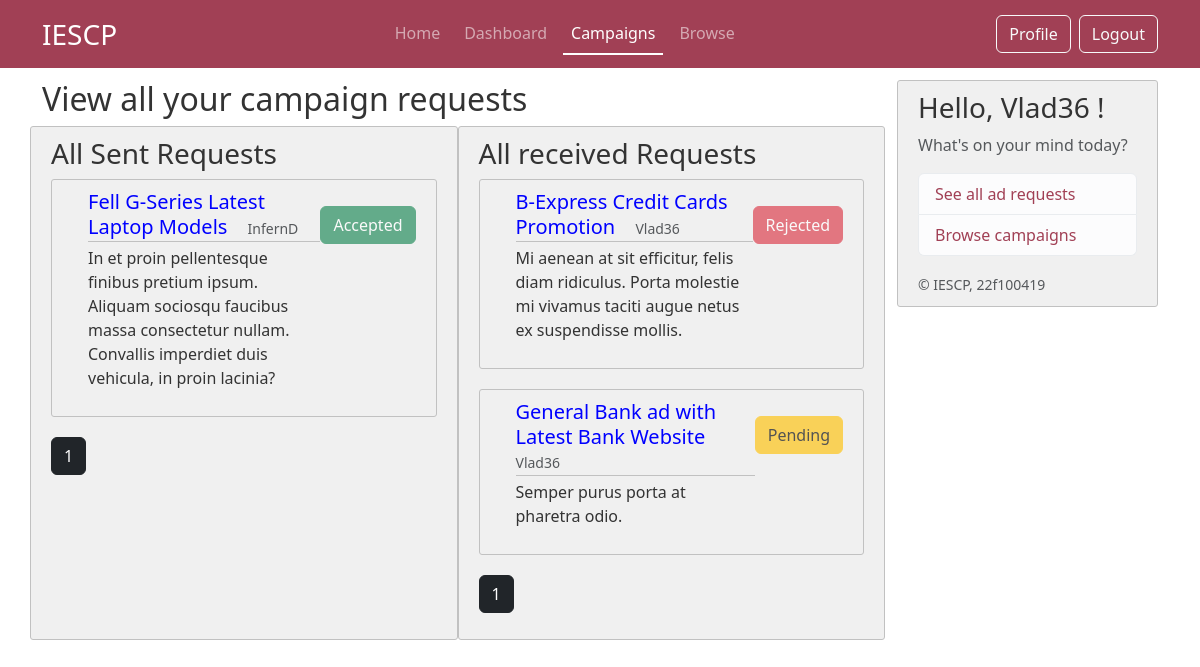
/campaign (signed in), run on the app's committed database.
### iescp/models.py (models this page shows, shortened)
class AdRequest(db.Model):
    id = db.Column(db.Integer, primary_key=True)
    post_id = db.Column(db.Integer, db.ForeignKey('post.id'), nullable=False)
    sender_id = db.Column(db.Integer, db.ForeignKey('commonuser.id'), nullable=False)
    receiver_id = db.Column(db.Integer, db.ForeignKey('commonuser.id'), nullable=False)
    description = db.Column(db.Text, nullable=False)
    budget = db.Column(db.String(20), nullable=False)
    expected_completion_date = db.Column(db.DateTime, nullable=False)
    status = db.Column(db.String(20), nullable=False, default='pending')  # pending, accepted, rejected
    post = db.relationship('Post', backref='ad_requests')
    sender = db.relationship('CommonUser', foreign_keys=[sender_id], backref='sent_ad_requests')
    receiver = db.relationship('CommonUser', foreign_keys=[receiver_id], backref='received_ad_requests')

class Post(db.Model):
     id = db.Column(db.Integer, primary_key=True)
     title = db.Column(db.String(100), nullable =False)
     date_posted = db.Column(db.DateTime, nullable =False, default =datetime.now(timezone.utc))
     description = db.Column(db.Text, nullable =False)
     budget = db.Column(db.String(20), nullable =False)
     industry = db.Column(db.String(20), nullable =False)
     end_date = db.Column(db.DateTime, nullable =False)
     user_id = db.Column(db.Integer,db.ForeignKey('sponsor.id'),nullable= False)
     status = db.Column(db.String(20), nullable=False, default='Public')
     author = db.relationship('Sponsor', backref='posts', lazy=True)
     flag = db.Column(db.String(5), nullable=False, default='No') # flag for admin

class CommonUser(db.Model,UserMixin):
     __tablename__ = 'commonuser'
     id = db.Column(db.Integer, primary_key=True)
     role = db.Column(db.String(25), nullable=False) # sponsor or creator
     username = db.Column(db.String(16), unique=True, nullable =False)
     password = db.Column(db.String(60), nullable =False)
     email = db.Column(db.String(50), unique=True, nullable =False)
     firstname = db.Column(db.String(50), nullable=False)
     lastname = db.Column(db.String(50), nullable=False)
     profile_pic = db.Column(db.String(16), nullable =False, default='default.jpg')
     status = db.Column(db.String(12), nullable= False, default='Public') #public or private profile for browse page
     flag = db.Column(db.String(5), nullable=False, default='No') # flag for admin
     phone_no = db.Column(db.String(16), nullable = False)

### iescp/routes.py (the view)
@app.route("/campaign")
@login_required
def campaign():
     if current_user.role == "Sponsor":
          page = request.args.get('senpage',default=1,type=int)
          sponsor = Sponsor.query.filter_by(common_id = current_user.id).first()
          posts = Post.query.filter_by(author = sponsor).order_by(Post.date_posted.desc()).paginate(page=page, per_page=6)
          return render_template("sponsor/02_sponsor_camp_list.html", title= "Campaigns", ads_posts=posts)
     elif current_user.role == "Creator":
          senpage = request.args.get('senpage',default=1,type=int)
          recpage = request.args.get('recpage',default=1,type=int)
          sent_adreq = AdRequest.query.filter_by(sender_id = current_user.id).paginate(page=senpage,per_page=6)
          rec_adreq = AdRequest.query.filter_by(receiver_id = current_user.id).paginate(page=recpage,per_page=6)
          return render_template("creator/02_creator_campaigns.html", title= "Campaigns", ads_sent=sent_adreq, ads_rec = rec_adreq)
     else:
          return redirect(url_for('home'))

### iescp/models.py (called while the page is built)
@login_manager.user_loader
def load_user(user_id):
     return CommonUser.query.get(int(user_id))

### iescp/templates/creator/02_creator_campaigns.html (shortened to what this page needs)
{% extends "layout.html" %}
{% block content %}
    <div class="text-start">
        <h1 class="h2">View all your campaign requests</h1>
    </div>
    <div class="row">
        <div class="content-section col-md-6">
            <h2 class="h3"> All Sent Requests</h2>
            {% if ads_sent.total != 0 %}
                {% for ad_post in ads_sent %}
                    <article class="d-flex content-section">
                        <div class="flex-grow-1 ms-3">
                            <div class="article-metadata">
                                <a class="mr-2 h5" href="{{ url_for('view_adreq', ad_id=ad_post.id) }}" style="margin-right: 1rem;"> {{ ad_post.post.title }}</a>
                                <small class="text-muted"> {{ ad_post.receiver.username }}</small>
                            </div>
                            <p class="article-content"> {{ ad_post.description }} </p>
                        </div>
                        <div class="flex-shrink-0 mt-3">
                            {% if ad_post.status=='accepted' %}
                                <button type="button" class="btn btn-success" disabled> Accepted </button>
                            {% endif %}
                        </div>
                    </article>
                {% endfor %}
                {% for page_num in ads_sent.iter_pages(left_edge=1, right_edge=1, left_current=1, right_current=2) %}
                    {% if page_num %}
                        {% if ads_sent.page == page_num %}
                                <a class="btn btn-dark mb-3" href="{{ url_for('campaign', senpage=page_num) }}"> {{ page_num }}</a>
                        {% else %}
                                <a class="btn btn-outline-dark mb-3" href="{{ url_for('campaign', senpage=page_num) }}"> {{ page_num }}</a>
                        {% endif %}
                    {% else %}
                        ...
                    {% endif %}
                {% endfor %}
            {% else %}
                <h3 class="h5"> You have no ad requests</h3>
            {% endif %}
        </div>
        <div class="content-section col-md-6">
            <h2 class="h3"> All received Requests</h2>
            {% if ads_rec.total != 0 %}
                {% for ad_post in ads_rec %}
                    <article class="d-flex content-section">
                        <div class="flex-grow-1 ms-3">
                            <div class="article-metadata">
                                <a class="mr-2 h5" href="{{ url_for('view_adreq', ad_id=ad_post.id)}}" style="margin-right: 1rem;"> {{ ad_post.post.title }}</a>
                                <small class="text-muted"> {{ ad_post.receiver.username }}</small>
                            </div>
                            <p class="article-content"> {{ ad_post.description }} </p>
                        </div>
                        <div class="flex-shrink-0 mt-3">
                            {% if ad_post.status=='pending' %}
                                <button type="button" class="btn btn-warning" disabled> Pending </button>
                            {% endif %}
                            {% if ad_post.status=='rejected' %}
                                <button type="button" class="btn btn-danger" disabled> Rejected </button>
                            {% endif %}
                        </div>
                    </article>
                {% endfor %}
                {% for page_num in ads_rec.iter_pages(left_edge=1, right_edge=1, left_current=1, right_current=2) %}
                    {% if page_num %}
                        {% if ads_rec.page == page_num %}
                                <a class="btn btn-dark mb-3" href="{{ url_for('campaign', recpage=page_num) }}"> {{ page_num }}</a>
                        {% else %}
                                <a class="btn btn-outline-dark mb-3" href="{{ url_for('campaign', recpage=page_num) }}"> {{ page_num }}</a>
                        {% endif %}
                    {% else %}
                        ...
                    {% endif %}
                {% endfor %}
            {% else %}
                <h3 class="h5"> You have no ad requests</h3>
            {% endif %}
        </div>
    </div>
{% endblock content %}

### iescp/templates/layout.html (shortened to what this page needs)
<!DOCTYPE html>
<html>
    <head>
        <link href="https://cdn.jsdelivr.net/npm/bootstrap@5.3.3/dist/css/bootstrap.min.css" rel="stylesheet">
        <link rel="stylesheet" type="text/css" href="{{ url_for('static', filename='css/layout.css') }}">
    </head>
    <body>
        {% if current_user.email!='admin@admin.com'%}
        <header class="site-header">
            <nav class="navbar navbar-expand-md fixed-top" data-bs-theme="dark">
                <div class="container">
                    <a class="navbar-brand fs-3" href="{{ url_for('home') }}" >IESCP</a>
                    <div class="collapse navbar-collapse" id="navbarSupportedContent">
                        <ul class="navbar-nav nav-underline ms-auto mb-2 mb-lg-0 gap-2">
                            <li class="nav-item">
                                <a class="nav-link {{ 'active' if request.endpoint == 'home' }}" aria-current="page" href="{{ url_for('home') }}"> Home </a>
                            </li>
                            <li class="nav-item">
                                <a class="nav-link {{ 'active' if request.endpoint == 'dashboard' }}" href="{{ url_for('dashboard') }}"> Dashboard </a>
                            </li>
                            <li class="nav-item">
                                <a class="nav-link {{ 'active' if request.endpoint == 'campaign' }}" href="{{ url_for('campaign') }}"> Campaigns </a>
                            </li>
                            <li class="nav-item">
                                <a class="nav-link {{ 'active' if request.endpoint == 'browse' }}" href="{{ url_for('browse') }}"> Browse </a>
                            </li>
                        </ul>
                        <ul class="navbar-nav ms-auto mb-2 mb-lg-0 gap-2">
                            <li class="nav-item">
                                {% if current_user.role=='Creator' %}
                                    <a class="btn btn-outline-light" href="{{url_for('creator_profile')}}"> Profile </a>
                                {% endif %}
                            </li>
                            <li class="nav-item">
                                <a class="btn btn-outline-light" href="{{ url_for('logout') }}"> Logout </a>
                            </li>
                        </ul>
                    </div>
            </nav>
        </header>
        <main role="main" class="container">
            <div class="row">
                <div class="col-md-9">
                    {% block content %} {% endblock %}
                </div>
                <div class="col-md-3">
                    <div class="content-section sticky-top">
                        <h3> Hello, {{ current_user.username }} ! </h3>
                        <p class='text-muted'> What's on your mind today?
                        <ul class="list-group">
                            {% if current_user.role == "Creator" %}
                            <li class="list-group-item list-group-item-action list-group-item-light"> <a href="{{ url_for('campaign') }}"> See all ad requests </a> </li>
                            <li class="list-group-item list-group-item-action list-group-item-light"> <a href="{{ url_for('browse') }}"> Browse campaigns </a> </li>
                            {% endif %}
                        </ul>
                        </p>
                        <small class="text-muted">&copy; IESCP, 22f100419</small>
                    </div>
                </div>
            </div>
        </main>
        {% endif %}
    </body>
</html>

### iescp/static/css/layout.css (style rules this page uses)
.navbar { background-color: #a14055; }
.sticky-top { top: 80px; }
body { background: #fff; color: #333333; margin-top: 5rem; height: 100vh; }
body::before { content: ''; position: fixed; top: 0; left: 0; width: 100%; height: 100%; background-image: url('../images/layout-bg-2.png'); background-size: cover; background-repeat: no-repeat; background-position: center; background-attachment: fixed; opacity: 0.3; z-index: -1; }
.site-header .navbar-nav .nav-link.active { font-weight: 500; }
.content-section { background: #f0f0f0; padding: 10px 20px; border: 1px solid #c1c1c1; border-radius: 3px; margin-bottom: 20px; }
a { text-decoration: none; }
.article-content { white-space: pre-line; }
.article-metadata { padding-bottom: 1px; margin-bottom: 4px; color: blue; text-decoration: none; border-bottom: 1px solid #c1c1c1; }
.list-group a { color: #a14055; }

### data on the page
AdRequest: post "Fell G-Series Latest Laptop Models", receiver.username "InfernD", description "In et proin pellentesque finibus pretium ipsum. Aliquam sociosqu faucibus massa consectetur nullam. Convallis imperdiet duis vehicula, in proin lacinia?", status "Accepted"
AdRequest: post "B-Express Credit Cards Promotion", receiver.username "Vlad36", description "Mi aenean at sit efficitur, felis diam ridiculus. Porta molestie mi vivamus taciti augue netus ex suspendisse mollis.", status "Rejected"
AdRequest: post "General Bank ad with Latest Bank Website", receiver.username "Vlad36", description "Semper purus porta at pharetra odio.", status "Pending"
CommonUser: username "Vlad36"

### other printed values
{{ page_num }} "1"
